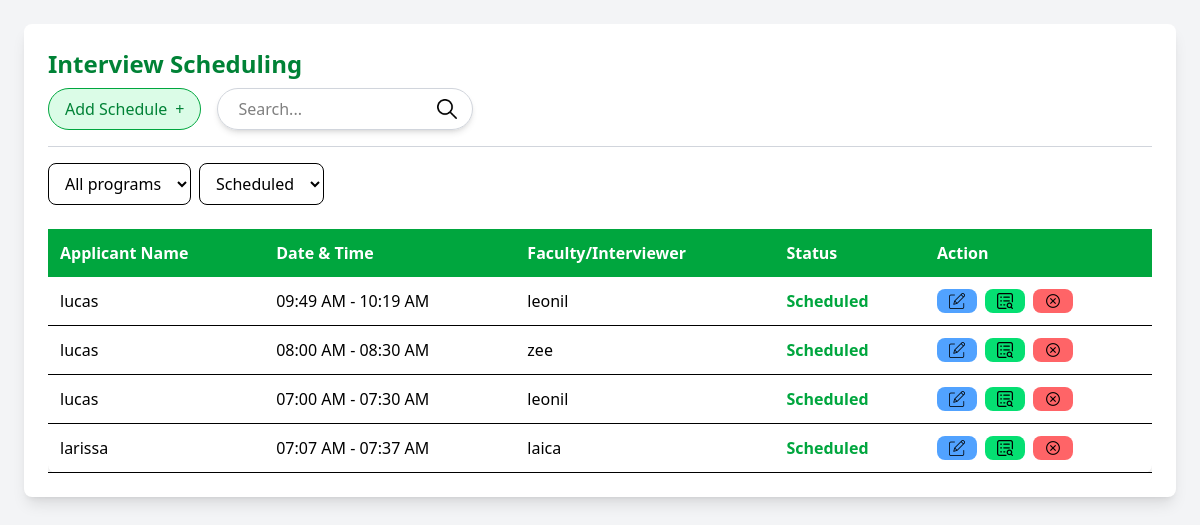
The page / on the database its author committed.
### tables this page shows
CREATE TABLE `interviews` (
  `id` int(11) NOT NULL,
  `interviewer_id` int(11) NOT NULL,
  `applicant_id` int(11) NOT NULL,
  `scheduled_time` datetime NOT NULL,
  `status` enum('scheduled','cancelled') DEFAULT 'scheduled',
  `program` int(11) NOT NULL,
  `created_at` timestamp NOT NULL DEFAULT current_timestamp(),
  `program_id` int(11) NOT NULL
);

CREATE TABLE `applicants` (
  `id` int(11) NOT NULL,
  `name` varchar(100) NOT NULL,
  `email` varchar(100) NOT NULL,
  `program` varchar(255) NOT NULL
);

CREATE TABLE `interviewers` (
  `id` int(11) NOT NULL,
  `name` varchar(100) NOT NULL,
  `email` varchar(100) NOT NULL,
  `program_id` int(11) NOT NULL
);

### functions.php (called while the page is built, shortened)
<?php
function getInterviews($conn, $program = null, $status = 'scheduled', $search = '') {
    $sql = "SELECT
                i.id,
                a.name AS applicant,
                p.name AS program,
                v.name AS interviewer,
                i.scheduled_time,
                i.status
            FROM interviews i
            LEFT JOIN applicants a ON i.applicant_id = a.id
            LEFT JOIN interviewers v ON i.interviewer_id = v.id
            LEFT JOIN programs p ON i.program_id = p.id
            WHERE 1=1";
    $params = [];
    $types = "";
    if ($status) {
        $sql .= " AND i.status = ?";
        $params[] = $status;
        $types .= "s";
    }
    $stmt = $conn->prepare($sql);
    if (!empty($params)) {
        $stmt->bind_param($types, ...$params);
    }
    $stmt->execute();
    return $stmt->get_result()->fetch_all(MYSQLI_ASSOC);
}

### index.php (the view, shortened to what this page needs)
<?php
require_once 'db.php';
require_once 'functions.php';
$selected_program = $_GET['program'] ?? null;
$status_filter = $_GET['status'] ?? 'scheduled';
$search = $_GET['search'] ?? '';
$interviews = getInterviews($conn, $selected_program, $status_filter, $search);
?>
<!DOCTYPE html>
<html lang="en">
<head>
    <link rel="stylesheet" href="style.css">
</head>
<body class="bg-gray-100 min-h-screen p-6">
<div class="half-w-6xl w-full bg-white p-6 shadow-lg rounded-lg">
    <header class="border-b border-gray-300 pb-4">
    <h1 class="text-2xl font-bold text-green-700">Interview Scheduling</h1>
    <div class="flex items-center gap-4 mt-2">
        <a href="add_interview.php" class="px-4 py-2 bg-green-100 text-green-700 border border-green-600 rounded-full hover:bg-green-200 flex items-center justify-center gap-2">
            <span>Add Schedule</span>
            <span>+</span>
        </a>
        <form id="searchForm" method="GET" action="index.php" class="flex items-center">
            <div class="relative rounded-full shadow-md">
                <input type="text" name="search" class="rounded-full border border-gray-300 py-2 pl-5 pr-10 focus:outline-none w-64" placeholder="Search..." value="<?= htmlspecialchars($search) ?>">
                <button type="submit" class="absolute right-0 top-0 h-full px-4 rounded-full bg-transparent hover:bg-gray-100 text-gray-600">
                    <img src="assets/search.png" alt="Search" class="w-5 h-5">
                </button>
            </div>
        </form>
    </div>
</header>
    <div class="flex flex-col sm:flex-row justify-between items-center mt-4 mb-6 gap-4">
        <div class="flex gap-2">
            <select id="program" class="border rounded-lg px-3 py-2" onchange="updateFilter('program', this.value)">
                <option value="">All programs</option>
            </select>
            <select id="status" class="border rounded-lg px-3 py-2" onchange="updateFilter('status', this.value)">
                <option value="scheduled" <?= ($status_filter == 'scheduled') ? 'selected' : '' ?>>Scheduled</option>
            </select>
        </div>
    </div>
    <div class="overflow-x-auto">
        <table class="w-full border-collapse bg-white shadow-md rounded-lg">
            <thead class="<?= ($status_filter == 'trash') ? 'bg-red-500 text-white' : 'bg-green-600 text-white'; ?>">
                <tr>
                    <th class="p-3 text-left">Applicant Name</th>
                    <th class="p-3 text-left"><?= ($status_filter == 'trash') ? 'Date Cancelled' : 'Date & Time'; ?></th>
                    <th class="p-3 text-left">Faculty/Interviewer</th>
                    <th class="p-3 text-left">Status</th>
                    <th class="p-3 text-left">Action</th>
                </tr>
            </thead>
            <tbody>
                <?php if (!empty($interviews)): ?>
                    <?php foreach ($interviews as $interview): ?>
                        <tr class="border-b hover:bg-gray-100">
                            <td class="p-3"><?= htmlspecialchars($interview['applicant'] ?? 'N/A'); ?></td>
                            <td class="p-3"><?= ($status_filter == 'trash')
                                ? date('F j, Y', strtotime($interview['cancelled_date'] ?? 'now'))
                                : date('h:i A', strtotime($interview['scheduled_time'])) . ' - ' . date('h:i A', strtotime($interview['scheduled_time'] . ' +30 minutes')); ?>
                            </td>
                            <td class="p-3"><?= htmlspecialchars($interview['interviewer'] ?? 'N/A'); ?></td>
                            <td class="p-3 font-semibold <?= ($status_filter == 'trash' && $interview['status'] !== 'cancelled') ? 'text-red-600' : (($interview['status'] === 'cancelled') ? 'text-red-600' : 'text-green-600'); ?>">
                                <?= ucfirst($interview['status'] ?? 'Unknown'); ?>
                            </td>
                            <td class="p-3 flex space-x-2">
                                <?php if ($status_filter === 'trash'): ?>
                                    <button onclick="restoreInterview(<?= $interview['id']; ?>)" class="px-3 py-1 bg-green-400 text-white rounded-lg hover:bg-green-600">
                                    <img src="assets/restore.png" alt="Delete" title="Restore" class="w-4 h-4">
                                    </button>
                                    <button onclick="deleteInterview(<?= $interview['id']; ?>)" class="px-3 py-1 bg-red-500 text-white rounded-lg hover:bg-red-600">
                                    <img src="assets/delete.png" alt="Delete" title="Delete" class="w-4 h-4">
                                    </button>
                                <?php else: ?>
                                    <a href="edit_interview.php?id=<?= $interview['id']; ?>" class="px-3 py-1 bg-blue-400 text-white rounded-lg hover:bg-blue-400">
                                    <img src="assets/edit.png" alt="Edit" title="Edit" class="w-4 h-4">
                                    </a>
                                    <a href="view_interview.php?id=<?= $interview['id']; ?>" class="px-3 py-1 bg-green-400 text-white rounded-lg hover:bg-green-400">
                                    <img src="assets/view.png" alt="View" title="View" class="w-4 h-4">
                                    </a>
                                    <button onclick="cancelInterview(<?= $interview['id']; ?>)" class="px-3 py-1 bg-red-400 text-white rounded-lg hover:bg-red-400">
                                    <img src="assets/cancel.png" alt="Cancel" title="Cancel" class="w-4 h-4">
                                    </button>
                                <?php endif; ?>
                            </td>
                        </tr>
                    <?php endforeach; ?>
                <?php else: ?>
                    <tr>
                        <td colspan="5" class="text-center text-gray-500 p-3">No interviews found.</td>
                    </tr>
                <?php endif; ?>
            </tbody>
        </table>
    </div>
</div>
</body>
</html>

### rows shown on the page
interviews: applicant.name "lucas", scheduled_time "09:49 AM", scheduled_time "10:19 AM", interviewer.name "leonil", status "Scheduled"
interviews: applicant.name "lucas", scheduled_time "08:00 AM", scheduled_time "08:30 AM", interviewer.name "zee", status "Scheduled"
interviews: applicant.name "lucas", scheduled_time "07:00 AM", scheduled_time "07:30 AM", interviewer.name "leonil", status "Scheduled"
interviews: applicant.name "larissa", scheduled_time "07:07 AM", scheduled_time "07:37 AM", interviewer.name "laica", status "Scheduled"
